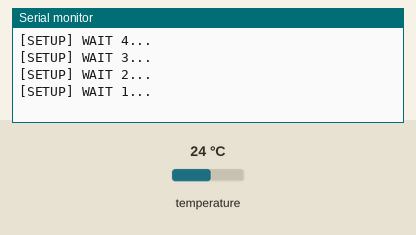
Recording of a sketch running on a simulated ESP32. Parts: the last lines printed to the serial monitor. The inputs (shaded band) are chosen by the test bench; at power-on: temperature 24 °C. WiFi joins after 1.5 s; servers stay silent unless stated; uploads are accepted with an empty reply.

Above: at 5.2 s.
5.3 s: temperature set to 12 °C
At 6.45 s:
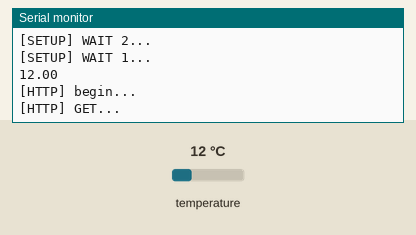
At 8.0 s:
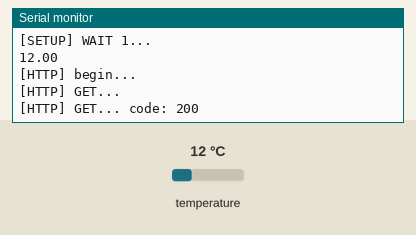
Timing chart, 0 to 9.5 s (numbered marks = the images above; inputs shaded):
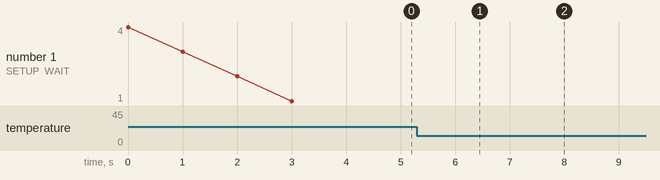

Measured:
- after the input at 5.3 s, the serial monitor: prints a new line after 1.0 s (image 1)

The sketch:

temp_makedata_with_wifi.ino
```cpp
#include <Arduino.h>
#include <WiFi.h>
#include <WiFiMulti.h>
#include <HTTPClient.h>
#include <OneWire.h>
#include <DallasTemperature.h>
#define USE_SERIAL Serial
WiFiMulti wifiMulti;
#define ONE_WIRE_BUS 4
OneWire oneWire(ONE_WIRE_BUS);
DallasTemperature sensors(&oneWire);

String text1 = "http://34.229.111.147:8080/?device_id=12&temperature_value=";
String text3 = "&sequence_number=456";
void setup() {

    USE_SERIAL.begin(115200);

    USE_SERIAL.println();
    USE_SERIAL.println();
    USE_SERIAL.println();

    for(uint8_t t = 4; t > 0; t--) {
        USE_SERIAL.printf("[SETUP] WAIT %d...\n", t);
        USE_SERIAL.flush();
        delay(1000);
    }

    wifiMulti.addAP("iptime401", "63161995");
    Serial.begin(115200);
    sensors.begin();

}

void loop() {
    if((wifiMulti.run() == WL_CONNECTED)) {
        sensors.requestTemperatures();
        String text2 = String(sensors.getTempCByIndex(0));
        Serial.println(sensors.getTempCByIndex(0));

        HTTPClient http;
        USE_SERIAL.print("[HTTP] begin...\n");
        http.begin(text1+text2+text3);
        USE_SERIAL.print("[HTTP] GET...\n");

        int httpCode = http.GET();


        if(httpCode > 0) {

            USE_SERIAL.printf("[HTTP] GET... code: %d\n", httpCode);

            if(httpCode == HTTP_CODE_OK) {
                String payload = http.getString();
                USE_SERIAL.println(payload);
            }
        } else {
            USE_SERIAL.printf("[HTTP] GET... failed, error: %s\n", http.errorToString(httpCode).c_str());
        }

        http.end();
    }

    delay(60000);
}
```
